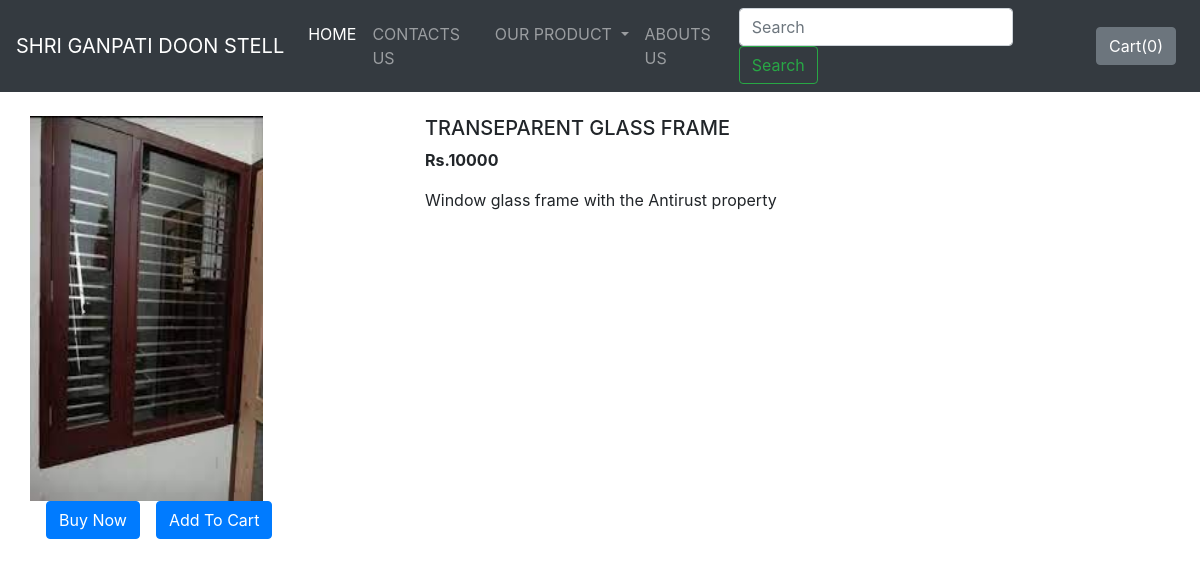
The page /shop/products/4 on the database its author committed.
### shop/models.py (models this page shows, shortened)
class Product(models.Model):
    product_id= models.AutoField
    product_name = models.CharField(max_length= 50)
    category = models.CharField(max_length= 50 , default="")
    subcategory = models.CharField(max_length= 50 , default="")
    price = models.CharField( max_length= 10 , default = 0)
    desc  = models.CharField(max_length= 300)
    pub_date = models.DateField()
    image = models.ImageField(upload_to= "shop/images" , default = "")

### shop/views.py (the view)
# urls.py: path("products/<int:myid>", views.productView, name="ProductView"),
def productView(request, myid):
    product = Product.objects.filter(id=myid)
    return render(request, 'shop/prodView.html', {'product':product[0]})

### shop/templates/shop/prodView.html (shortened to what this page needs)
{% extends 'shop/basic.html' %}
{% block body %}
<div class="container my-4">
    <div class="row">
    <div class="col-md-4">
    <div class="row">
        <img src="/media/{{product.image}}" width="233px" height="385px">
    </div>
        <div class="row">
            <button class="btn btn-primary mx-3">Buy Now</button>
            <button class="btn btn-primary cart" id="product_{{product.product_id }}">Add To Cart</button>
        </div>
    </div>
    <div class="col-md-8">
        <h5>{{product.product_name}}</h5>
        <p><b>Rs.{{product.price}} </b></p>
        <p>{{product.desc}}</p>
    </div>
    </div>
</div>
{% endblock %}

### rows shown on the page
Product: image (picture), product_name "TRANSEPARENT GLASS FRAME", price "10000", desc "Window glass frame with the Antirust property"
